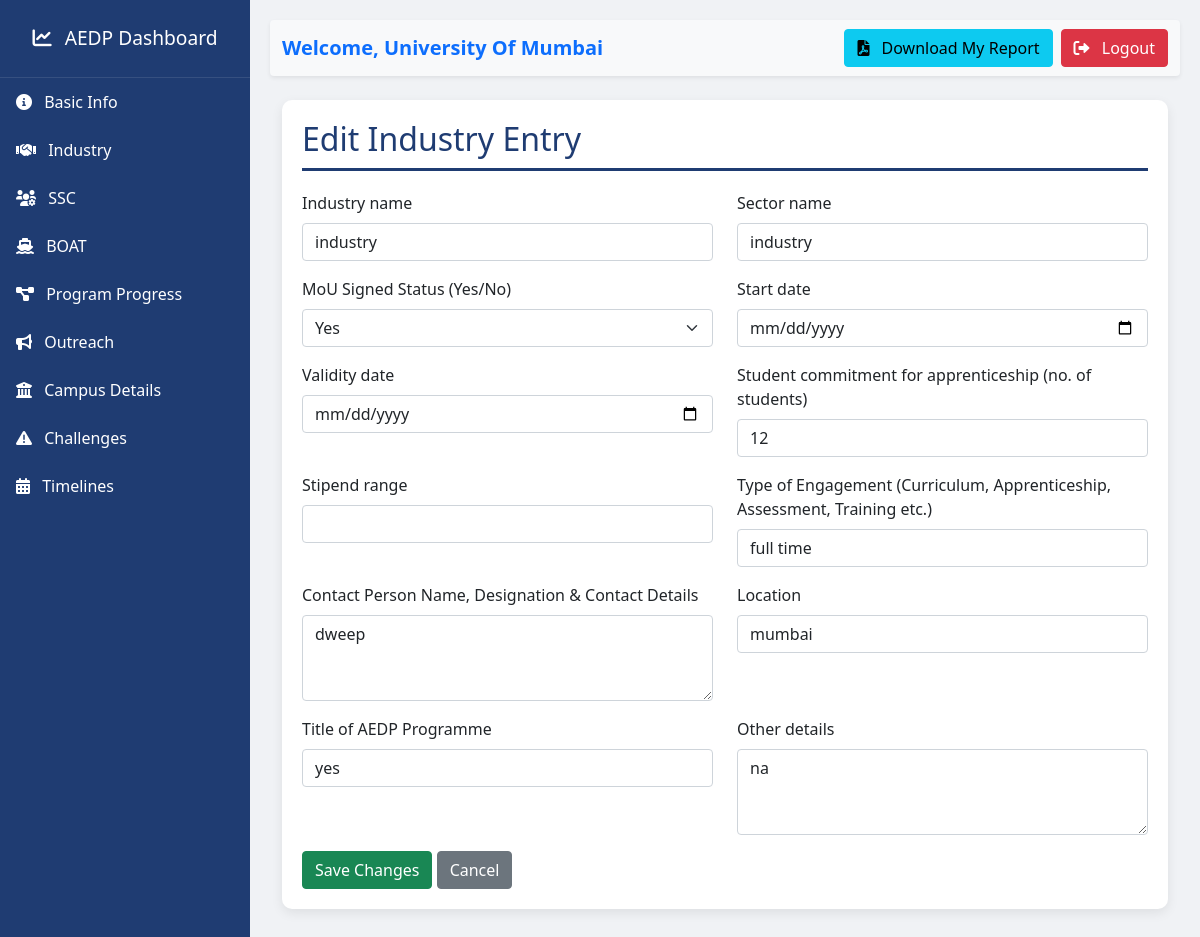
/industry/2/edit/ (signed in), run on the app's committed database.
### main_app/models.py (models this page shows, shortened)
class Industry(models.Model):
    user = models.ForeignKey(User, on_delete=models.CASCADE, related_name='industry_entries')
    industry_name = models.CharField(max_length=255)
    sector_name = models.CharField(max_length=255)
    mou_signed = models.CharField("MoU Signed Status (Yes/No)", max_length=3, choices=[('Yes', 'Yes'), ('No', 'No')])
    start_date = models.DateField(blank=True, null=True)
    validity_date = models.DateField(blank=True, null=True)
    student_commitment = models.PositiveIntegerField("Student commitment for apprenticeship (no. of students)", default=0)
    stipend_range = models.CharField(max_length=100, blank=True, null=True)
    type_of_engagement = models.CharField("Type of Engagement (Curriculum, Apprenticeship, Assessment, Training etc.)", max_length=255)
    contact_person = models.TextField("Contact Person Name, Designation & Contact Details")
    location = models.CharField(max_length=255)
    aedp_programme = models.CharField("Title of AEDP Programme", max_length=255)
    other_details = models.TextField(blank=True, null=True)

### main_app/views.py (the view)
# urls.py: path('industry/<int:pk>/edit/', views.IndustryUpdateView.as_view(), name='industry_update'),
class IndustryUpdateView(GenericUpdateView):
    model = Industry
    form_class = IndustryForm

### main_app/forms.py
class IndustryForm(forms.ModelForm):
    class Meta:
        model = Industry
        exclude = ['user']
        widgets = {
            'industry_name': forms.TextInput(attrs={'class': 'form-control'}),
            'sector_name': forms.TextInput(attrs={'class': 'form-control'}),
            'mou_signed': forms.Select(attrs={'class': 'form-select'}),
            'start_date': forms.DateInput(attrs={'class': 'form-control', 'type': 'date'}),
            'validity_date': forms.DateInput(attrs={'class': 'form-control', 'type': 'date'}),
            'student_commitment': forms.NumberInput(attrs={'class': 'form-control'}),
            'stipend_range': forms.TextInput(attrs={'class': 'form-control'}),
            'type_of_engagement': forms.TextInput(attrs={'class': 'form-control'}),
            'contact_person': forms.Textarea(attrs={'class': 'form-control', 'rows': 3}),
            'location': forms.TextInput(attrs={'class': 'form-control'}),
            'aedp_programme': forms.TextInput(attrs={'class': 'form-control'}),
            'other_details': forms.Textarea(attrs={'class': 'form-control', 'rows': 3}),
        }

### main_app/views.py (called while the page is built)
    def get_queryset(self):
        return self.model.objects.filter(user=self.request.user)

    def get_context_data(self, **kwargs):
        context = super().get_context_data(**kwargs)
        context['model_name'] = self.model._meta.verbose_name.title()
        return context

### main_app/templates/main_app/generic_form.html (shortened to what this page needs)
{% extends 'main_app/base.html' %}
{% block content %}
<div class="container">
    <div class="form-section">
        <h2 class="section-title">Edit {{ model_name }} Entry</h2>
        <form method="post">
            <div class="row">
                {% for field in form %}
                <div class="col-md-6 mb-3">
                    <label class="form-label">{{ field.label }}</label>
                    {{ field }}
                </div>
                {% endfor %}
            </div>
            <button type="submit" class="btn btn-success">Save Changes</button>
            <a href="{% url 'dashboard' %}" class="btn btn-secondary">Cancel</a>
        </form>
    </div>
</div>
{% endblock %}

### main_app/templates/main_app/base.html (shortened to what this page needs)
<!DOCTYPE html>
<html lang="en">
<head>
    <link href="https://cdn.jsdelivr.net/npm/bootstrap@5.1.3/dist/css/bootstrap.min.css" rel="stylesheet">
    <link href="https://cdnjs.cloudflare.com/ajax/libs/font-awesome/6.0.0/css/all.min.css" rel="stylesheet">
</head>
<body>
    {% if user.is_authenticated %}
    <div id="sidebar">
        <div class="sidebar-heading text-center">
            <i class="fas fa-chart-line me-2"></i> AEDP Dashboard
        </div>
        <div class="list-group list-group-flush">
            {% if user.is_superuser %}
                <a href="{% url 'dashboard' %}" class="list-group-item list-group-item-action">
                    <i class="fas fa-users me-2"></i> User Management
                </a>
            {% else %}
                <a href="#basic_info" class="list-group-item list-group-item-action"><i class="fas fa-info-circle me-2"></i> Basic Info</a>
                <a href="#industry" class="list-group-item list-group-item-action"><i class="fas fa-handshake me-2"></i> Industry</a>
                <a href="#ssc" class="list-group-item list-group-item-action"><i class="fas fa-users-gear me-2"></i> SSC</a>
                <a href="#boat" class="list-group-item list-group-item-action"><i class="fas fa-ship me-2"></i> BOAT</a>
                <a href="#program" class="list-group-item list-group-item-action"><i class="fas fa-project-diagram me-2"></i> Program Progress</a>
                <a href="#outreach" class="list-group-item list-group-item-action"><i class="fas fa-bullhorn me-2"></i> Outreach</a>
                <a href="#campus" class="list-group-item list-group-item-action"><i class="fas fa-university me-2"></i> Campus Details</a>
                <a href="#challenges" class="list-group-item list-group-item-action"><i class="fas fa-exclamation-triangle me-2"></i> Challenges</a>
                <a href="#timelines" class="list-group-item list-group-item-action"><i class="fas fa-calendar-alt me-2"></i> Timelines</a>
            {% endif %}
        </div>
    </div>
    {% endif %}
    <div id="content">
        {% if user.is_authenticated %}
        <nav class="navbar navbar-expand-lg navbar-light bg-light mb-4 shadow-sm rounded">
            <div class="container-fluid">
                <a class="navbar-brand text-primary fw-bold" href="{% url 'dashboard' %}">
                    Welcome, {{ user.first_name }}
                </a>
                <div class="d-flex">
                    {% if not user.is_superuser %}
                    <a href="{% url 'download_report' user.id %}" class="btn btn-info me-2">
                        <i class="fas fa-file-pdf me-2"></i> Download My Report
                    </a>
                    {% endif %}
                    <a href="{% url 'logout' %}" class="btn btn-danger">
                        <i class="fas fa-sign-out-alt me-2"></i> Logout
                    </a>
                </div>
            </div>
        </nav>
        {% endif %}
        {% block content %}{% endblock %}
    </div>
</body>
</html>

### main_app/templates/main_app/base.html (style rules this page uses)
body { display: flex; min-height: 100vh; background-color: #f0f2f5; }
#sidebar { width: 250px; background-color: #1f3c72; color: white; transition: all 0.3s; flex-shrink: 0; }
#content { flex-grow: 1; padding: 20px; transition: all 0.3s; }
.sidebar-heading { padding: 1.5rem 1rem; font-size: 1.2rem; border-bottom: 1px solid rgba(255, 255, 255, 0.1); }
.list-group-item-action { background-color: #1f3c72; color: white; border: none; padding: 12px 1rem; cursor: pointer; }
.form-section { background: #ffffff; border-radius: 10px; padding: 20px; margin-bottom: 30px; box-shadow: 0 4px 12px rgba(0,0,0,0.08); }
.section-title { color: #1f3c72; border-bottom: 3px solid #1f3c72; padding-bottom: 10px; margin-bottom: 20px; }

### data on the page
Industry: form "industry" "industry" "Yes" "12" "full time" "dweep" "mumbai" "yes" "na"

### other printed values
{{ user.first_name }} "University Of Mumbai"
{{ model_name }} "Industry"
{{ field.label }} "Industry name" "Sector name" "MoU Signed Status (Yes/No)" "Start date" "Validity date" "Student commitment for apprenticeship (no. of students)" "Stipend range" "Type of Engagement (Curriculum, Apprenticeship, Assessment, Training etc.)" "Contact Person Name, Designation & Contact Details" "Location" "Title of AEDP Programme" "Other details"
